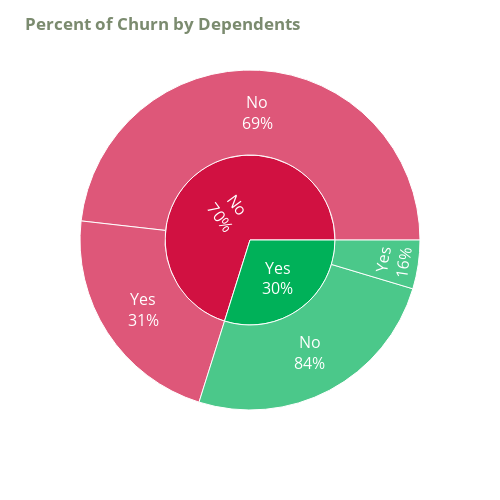

Write notebook code for a chart like this one.
### Markdown cell above
The majority of customers in this dataset are those who doesn't yet have any dependents.

From this plot, we can see that from those who does have a dependent, they do have the tendency to Not Churning. Compared to those who doesn't have any dependent.

### Code cell
plot_sunburst('Dependents')

### Figure 1 — Plotly figure (JSON) as saved in the notebook; plotly's stock layout.template omitted (floating-point values rounded to 4 significant figures)
{"data": [{"branchvalues": "total", "domain": {"x": [0, 1], "y": [0, 1]}, "hovertemplate": "labels=%{label}<br>count=%{value}<br>parent=%{parent}<br>id=%{id}<extra></extra>", "ids": ["No/No", "Yes/No", "No/Yes", "Yes/Yes", "No", "Yes"], "labels": ["No", "No", "Yes", "Yes", "No", "Yes"], "name": "", "parents": ["No", "Yes", "No", "Yes", "", ""], "textfont": {"size": 16}, "textinfo": "label+percent parent", "type": "sunburst", "values": [3390, 1773, 1543, 326, 4933, 2099]}], "layout": {"height": 500, "legend": {"tracegroupgap": 0}, "margin": {"t": 60}, "sunburstcolorway": ["#d11141", "#00b159", "#00aedb", "#f37735", "#ffc425"], "title": {"text": "<b style=\"color:#7b8b6f;\">Percent of Churn by Dependents</b>"}, "width": 500}}
